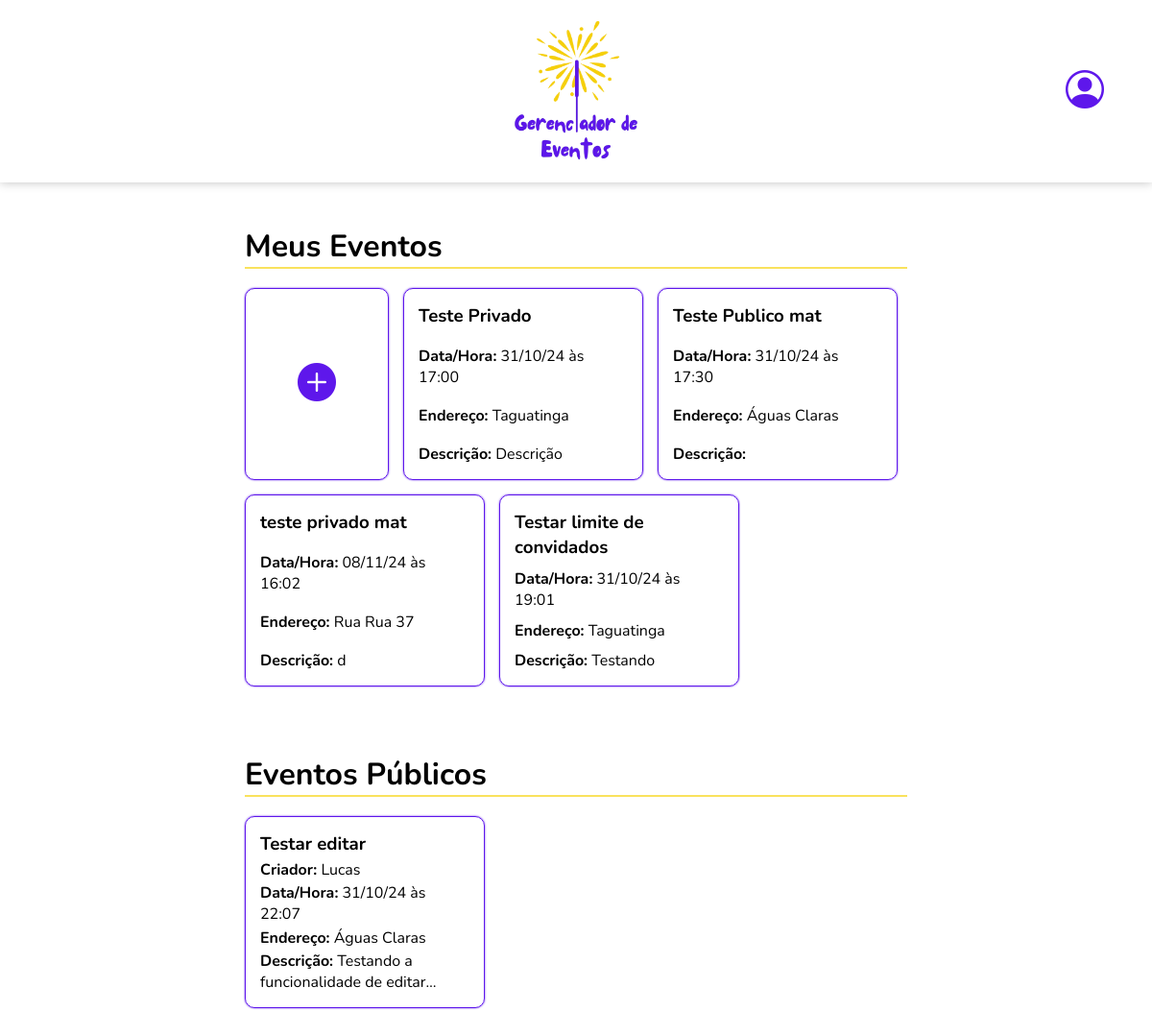
Screenshot of /usuarios/principal/ (signed in) with the database file from the repository.
### eventos/models.py (models this page shows)
class Evento(models.Model):
    nome = models.CharField(max_length=100)
    data_hora = models.DateTimeField()
    endereco = models.CharField(max_length=255)
    descricao = models.TextField(blank=True, null=True)
    limite_convidados = models.PositiveIntegerField()
    visibilidade = models.CharField(max_length=7, choices=[('publico', 'Público'), ('privado', 'Privado')])
    criador = models.ForeignKey(Usuario, on_delete=models.CASCADE)
    convidados = models.ManyToManyField(Usuario, related_name='eventos_inscritos', blank=True)

### usuarios/models.py (models this page shows)
class Usuario(AbstractUser):
    data_nascimento = models.DateField(null=True, blank=True)
    sexo = models.CharField(max_length=1, choices=[('M', 'Masculino'), ('F', 'Feminino')])

### usuarios/views.py (the view)
# urls.py: path('principal/', views.pagina_principal, name='pagina_principal'),
@login_required
def pagina_principal(request):
    eventos_usuario = Evento.objects.filter(
        Q(criador=request.user) | Q(convidados=request.user)
    ).distinct()
    eventos_publicos = Evento.objects.filter(visibilidade='publico').exclude(
        Q(convidados=request.user) | Q(criador=request.user)
    )
    context = {
        'eventos_usuario': eventos_usuario,  # Meus eventos (criados ou inscritos)
        'eventos_publicos': eventos_publicos,  # Eventos públicos (não inscritos)
    }
    return render(request, 'usuarios/pagina_principal.html', context)

### usuarios/templates/usuarios/pagina_principal.html (shortened to what this page needs)
<!DOCTYPE html>
<html lang="pt-br">
<head>
    <link rel="stylesheet" href="https://cdn.jsdelivr.net/npm/bootstrap-icons/font/bootstrap-icons.css">
    {% load static %}
    <link rel="stylesheet" href="{% static 'setup/estilo_padrao.css' %}">
    <link rel="stylesheet" href="{% static 'css/pagina_principal.css' %}">
</head>
<body>
    <header>
        <img src="{% static 'images/event-manager.png' %}" alt="Logo Gerenciador de Eventos">
        <a href="{% url 'perfil_usuario' %}" class="btn-perfil">
            <i class="bi bi-person-circle"></i>
        </a>
    </header>
    <div class="section">
        <h1>Meus Eventos</h1>
        <hr class="hr-eventos">
        <div class="meus-eventos">
            <a href="{% url 'criar_evento' %}" class="create-event-btn">
                <i class="bi bi-plus-circle-fill"></i>
            </a>
            {% for evento in eventos_usuario %}
                <a href="{% url 'detalhes_evento' evento.id %}" class="event-card-link">
                    <div class="event-card">
                        <h3>{{ evento.nome }}</h3>
                        <p><strong>Data/Hora:</strong> {{ evento.data_hora|date:"d/m/y \à\s H:i" }}</p>
                        <p><strong>Endereço:</strong> {{ evento.endereco }}</p>
                        <p class="descricao"><strong>Descrição:</strong> {{ evento.descricao }}</p>
                    </div>
                </a>
            {% endfor %}
        </div>
    </div>
    <div class="section eventos-publicos-section">
        <h1>Eventos Públicos</h1>
        <hr class="hr-eventos">
        <div class="eventos-publicos">
            {% if eventos_publicos %}
                {% for evento in eventos_publicos %}
                    <a href="{% url 'detalhes_evento' evento.id %}" class="event-card-link">
                        <div class="event-card">
                            <h3>{{ evento.nome }}</h3>
                            <p><strong>Criador:</strong> {{ evento.criador.username }}</p>
                            <p><strong>Data/Hora:</strong> {{ evento.data_hora|date:"d/m/y \à\s H:i" }}</p>
                            <p><strong>Endereço:</strong> {{ evento.endereco }}</p>
                            <p class="descricao"><strong>Descrição:</strong> {{ evento.descricao }}</p>
                        </div>
                    </a>
                {% endfor %}
            {% else %}
                <p>Atualmente não há eventos públicos disponíveis.</p>
            {% endif %}
        </div>
    </div>
</body>
</html>

### setup/static/setup/estilo_padrao.css (style rules this page uses)
:root { --roxo: #5E17EB; --roxo-hover: #6f27ff; --amarelo: #f6d30ba9; }
* { margin: 0; padding: 0; box-sizing: border-box; }
body { font-family: 'Nunito', sans-serif; }
.hr-eventos { margin-bottom: 20px; border: 1px solid var(--amarelo); }

### usuarios/static/css/pagina_principal.css (style rules this page uses)
header { display: flex; justify-content: center; align-items: center; position: relative; padding: 20px; margin-bottom: 30px; box-shadow: 0 0 10px rgba(0, 0, 0, 0.250); }
header img { display: block; width: 150px; margin: auto; }
.btn-perfil { position: absolute; right: 50px; color: var(--roxo); font-size: 24px; text-decoration: none; transition: 0.3s; }
i { font-size: 40px; }
.section { width: 60%; margin: auto; margin-bottom: 40px; padding: 15px; }
.meus-eventos, .eventos-publicos { display: flex; flex-wrap: wrap; gap: 15px; }
.create-event-btn { display: flex; align-items: center; justify-content: center; width: 150px; height: 200px; color: var(--roxo); border: 1px solid var(--roxo); border-radius: 10px; box-shadow: 0 0 2px var(--roxo); transition: 0.3s; }
.create-event-btn i { font-size: 40px; }
.event-card-link { text-decoration: none; color: black; transition: 0.3s; }
.meus-eventos .event-card, .eventos-publicos .event-card { width: 250px; height: 200px; padding: 15px; box-shadow: 0 0 2px var(--roxo); border: 1px solid var(--roxo); border-radius: 10px; display: flex; flex-direction: column; justify-content: space-between; overflow: hidden; }
.event-card p.descricao { display: -webkit-box; -webkit-line-clamp: 2; -webkit-box-orient: vertical; overflow: hidden; text-overflow: ellipsis; white-space: normal; }

### rows the page displays
Evento: nome "Teste Privado", data_hora "31/10/24 às 17:00", endereco "Taguatinga", descricao "Descrição"
Evento: nome "Teste Publico mat", data_hora "31/10/24 às 17:30", endereco "Águas Claras"
Evento: nome "teste privado mat", data_hora "08/11/24 às 16:02", endereco "Rua Rua 37", descricao "d"
Evento: nome "Testar limite de convidados", data_hora "31/10/24 às 19:01", endereco "Taguatinga", descricao "Testando"
Evento: nome "Testar editar", criador.username "Lucas", data_hora "31/10/24 às 22:07", endereco "Águas Claras", descricao "Testando a funcionalidade de…"
